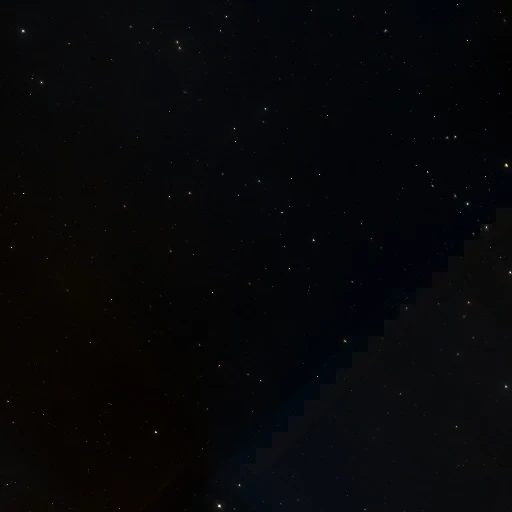
#> input picture tools/tests/fixtures/dss_dirty/Norder4/Dir0/Npix1132.webp, 512 x 512 px, given in place of Npix2635.webp, which was not available
$ python chroma_seam2.py   (older library calls are emulated)
#> lines starting #> are read from the running program, lines starting #| are printed output that depends on the picture; after the words box and inside, x2 and y2 are one past the last pixel; in counts of white or black regions, pixels touching at a corner belong together; pictures that were not available may be replaced by others from this repository, and a replacement may not be noted
#> further down, im is the input picture: shape (512, 512, 3); mean B, G, R 8.9, 7.4, 6.8
### tools/plate_eq/chroma_seam.py
"""Data-driven chroma-edge seam corrector (geometry-independent).

Root cause found: the GetImage winner geometry is offset ~0.4deg from the real
CDS plate boundaries, so all prior seam work corrected the wrong locations.
Fix (built on the user's two insights): subtract L -> real structure lives in L
and vanishes, so a plate boundary is the ONLY straight line in the chroma (R-L,
B-L) gradient. Detect that straight line from the DATA, measure the per-channel
step across it, and membrane-level it AT the true edge.

detect_edges(rgb) -> list of (line, per-channel step, score)
apply_correction(rgb, edges) -> corrected rgb  (per-channel tanh membrane)
CLI: python chroma_seam.py <npix> -> diag8/cseam_<npix>.png (before|after|edges)
"""
import os, sys, numpy as np, cv2
SC = os.environ.get("SCRATCH", os.path.dirname(os.path.abspath(__file__)))

CHROMA_SIG = 8.0      # chroma smoothing to kill star noise
GRAD_PCT = 96.5       # gradient percentile for edge candidates
MIN_LEN = 120         # min straight-line length (px)
BAND = 26.0           # membrane half-width (px); tanh over ~this
STEP_MIN = 1.8        # min |L or chroma step| to bother correcting (DN)
MEDIAN_K = 5          # star-robust median filter for step measurement

def _chroma(rgb):
    R, G, B = rgb[:, :, 0], rgb[:, :, 1], rgb[:, :, 2]
    L = 0.299 * R + 0.587 * G + 0.114 * B
    return L, cv2.GaussianBlur(R - L, (0, 0), CHROMA_SIG), cv2.GaussianBlur(B - L, (0, 0), CHROMA_SIG)

def _merge_lines(segs, ang_tol=6, off_tol=22):
    """cluster Hough segments by (angle, perpendicular offset), keep one per cluster."""
    out = []
    for s in segs:
        x1, y1, x2, y2 = [float(v) for v in s]
        ang = np.degrees(np.arctan2(y2 - y1, x2 - x1)) % 180
        # perpendicular offset of the line from origin
        dx, dy = x2 - x1, y2 - y1
        ln = np.hypot(dx, dy) + 1e-6
        off = (x1 * dy - y1 * dx) / ln
        L = ln
        merged = False
        for o in out:
            if min(abs(o['ang'] - ang), 180 - abs(o['ang'] - ang)) < ang_tol and abs(o['off'] - off) < off_tol:
                if L > o['len']:
                    o.update(ang=ang, off=off, len=L, seg=(x1, y1, x2, y2))
                merged = True; break
        if not merged:
            out.append(dict(ang=ang, off=off, len=L, seg=(x1, y1, x2, y2)))
    return out

# [53 lines left out: functions detect_edges, apply_correction, not called in this run]

def stf(x):
    v = np.clip(x, 0, 255) / 255.0
    a = np.percentile(v, 4); b = max(np.percentile(v, 94), a + 0.02)
    return (np.clip((v - a) / (b - a), 0, 1) ** 0.55 * 255).astype(np.uint8)

# [21 lines that do not run on import are left out]

### tools/plate_eq/chroma_seam2.py
"""Conservative data-driven seam corrector (v2): DC-only, profile-gated.

v1 failed because it measured the step over a WIDE band (d=4..20px) and so
picked up real nebula structure (star-cloud / dust-lane edges ramp to 15-30 DN
away from the line). v2 uses the step-vs-distance PROFILE to keep only true
plate seams:

  * measure per-channel step at a narrow band (d~1.5-3px, ~ the discontinuity)
    and a wide band (d~16-24px, ~ includes real structure)
  * a DC seam is FLAT: |wide-narrow| small vs narrow -> real discontinuity
  * a structure edge RAMPS: wide >> narrow -> skip it entirely
  * correct only FLAT edges, with the NARROW-band step and a NARROW membrane

detect(rgb) -> edges (only flat/DC ones, with narrow-band step)
apply(rgb, edges) -> corrected rgb
CLI: python chroma_seam2.py <npix> -> diag8/cseam2_<npix>.png (before|after|edges)
"""
import os, sys, numpy as np, cv2
from chroma_seam import _chroma, _merge_lines, stf
SC = os.environ.get("SCRATCH", os.path.dirname(os.path.abspath(__file__)))

GRAD_PCT = 96.5
MIN_LEN = 120
NARROW = (1.0, 4.0)     # DC band: right at the discontinuity
WIDE = (14.0, 24.0)     # structure band: far from the line
MEMB = 4.5              # membrane half-width (px) -- narrow, matches a real DC step
DC_MIN = 3.0           # min |DC step| (L or chroma) to bother correcting (DN)
FLAT_FRAC = 0.6        # flat if |ramp| <= max(FLAT_FRAC*|DC|, FLAT_ABS)
FLAT_ABS = 2.5

def _band_step(onseg, d, lo, hi, chans):
    pos = onseg & (d > lo) & (d < hi)
    neg = onseg & (d < -lo) & (d > -hi)
    if pos.sum() < 150 or neg.sum() < 150:
        return None
    return {ch: float(np.median(m[pos]) - np.median(m[neg])) for ch, m in chans}

def detect(rgb):
    L, RL, BL = _chroma(rgb)
    g = np.hypot(cv2.Sobel(RL, cv2.CV_32F, 1, 0, 7), cv2.Sobel(RL, cv2.CV_32F, 0, 1, 7)) \
        + np.hypot(cv2.Sobel(BL, cv2.CV_32F, 1, 0, 7), cv2.Sobel(BL, cv2.CV_32F, 0, 1, 7))
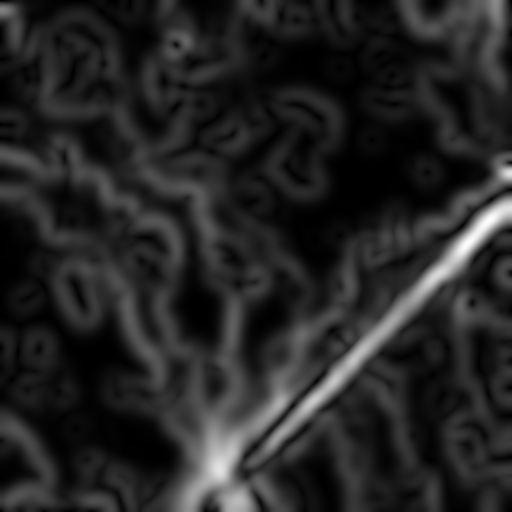
#> g: shape (512, 512) float32; min 0, max 4.19, mean 0.62; drawn with min black and max white
    edm = cv2.dilate((g > np.percentile(g, GRAD_PCT)).astype(np.uint8) * 255, np.ones((3, 3), np.uint8))
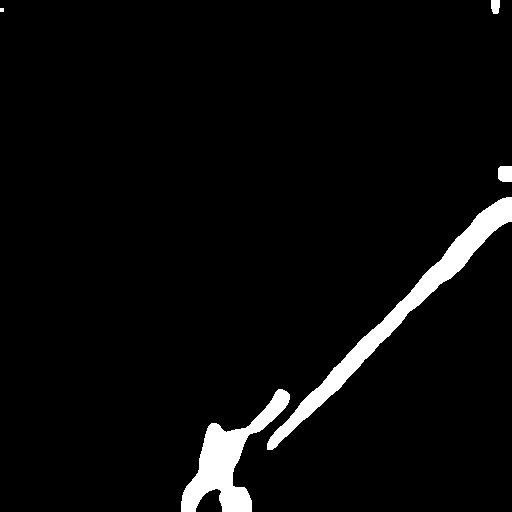
#> edm: shape (512, 512); 4.1% white; 5 white regions (1 under 20 px), largest, box (x1, y1, x2, y2) and area: (267, 197, 512, 450) 5979, (181, 389, 290, 512) 4436, (498, 166, 512, 182) 214, (491, 0, 500, 14) 112
    lines = cv2.HoughLinesP(edm, 1, np.pi / 360, threshold=45, minLineLength=MIN_LEN, maxLineGap=50)
#> lines = 21 rows, first 6: [295, 410, 508, 197], [221, 490, 511, 200], [219, 496, 511, 204], [219, 500, 511, 208], [220, 502, 511, 211], [220, 489, 511, 198]
    if lines is None:
        return []
    clusters = _merge_lines(lines.reshape(-1, 4))
#> the loop in _merge_lines, `for s in segs:` made 21 passes
#> (x1, y1, x2, y2, ang, dx, dy, ln) on passes 1 to 12: (295, 410, 508, 197, 135, 213, -213, 301.2), (221, 490, 511, 200, 135, 290, -290, 410.1), (219, 496, 511, 204, 135, 292, -292, 413), (219, 500, 511, 208, 135, 292, -292, 413), (220, 502, 511, 211, 135, 291, -291, 411.5), (220, 489, 511, 198, 135, 291, -291, 411.5), (333, 368, 503, 198, 135, 170, -170, 240.4), (220, 500, 511, 209, 135, 291, -291, 411.5), (220, 493, 511, 202, 135, 291, -291, 411.5), (219, 495, 511, 203, 135, 292, -292, 413), (218, 489, 510, 197, 135, 292, -292, 413), (219, 498, 511, 206, 135, 292, -292, 413)
#> after the loop in _merge_lines, `for s in segs:`: o = {'ang': 135, 'off': -499.2, 'len': 444.1, 'seg': (195, 511, 509, 197)}; out = 2 items
#> clusters = 2 items
    chans = [(ch, cv2.medianBlur(rgb[:, :, i].astype(np.uint8), 5).astype(np.float32))
             for i, ch in enumerate('RGB')]
#> chans = 3 items
    H, W = L.shape
#> H = 512; W = 512
    yy, xx = np.mgrid[0:H, 0:W]
    edges = []
    for c in clusters:
        x1, y1, x2, y2 = c['seg']
        dx, dy = x2 - x1, y2 - y1
        ln = np.hypot(dx, dy) + 1e-6
        if ln < MIN_LEN:
            continue
        nx, ny = -dy / ln, dx / ln
        d = (xx - x1) * nx + (yy - y1) * ny
        tpar = ((xx - x1) * dx + (yy - y1) * dy) / (ln * ln)
        onseg = (tpar > 0.0) & (tpar < 1.0)
        sN = _band_step(onseg, d, *NARROW, chans)
        sW = _band_step(onseg, d, *WIDE, chans)
        if sN is None or sW is None:
            continue
        dcL = 0.299 * sN['R'] + 0.587 * sN['G'] + 0.114 * sN['B']
        wideL = 0.299 * sW['R'] + 0.587 * sW['G'] + 0.114 * sW['B']
        ramp = wideL - dcL
        dcchr = abs(sN['R'] - dcL) + abs(sN['B'] - dcL)
        flat = abs(ramp) <= max(FLAT_FRAC * abs(dcL), FLAT_ABS)
        strong = abs(dcL) >= DC_MIN or dcchr >= DC_MIN
        keep = flat and strong
        edges.append(dict(seg=c['seg'], nx=nx, ny=ny, x0=x1, y0=y1, dx=dx, dy=dy, ln=ln,
                          step=sN, dL=dcL, ramp=ramp, dchr=dcchr, keep=keep,
                          verdict="SEAM" if keep else ("weak" if flat else "structure")))
#> this loop made 2 passes
#> (x1, y1, x2, y2, dx, dy, ln, nx) on passes 1 to 2: (195, 511, 509, 197, 314, -314, 444.1, 0.707), (183, 511, 278, 389, 95, -122, 154.6, 0.789)
#> pass 1, in detect, `d = (xx - x1) * nx + (yy - y1) * ny`:
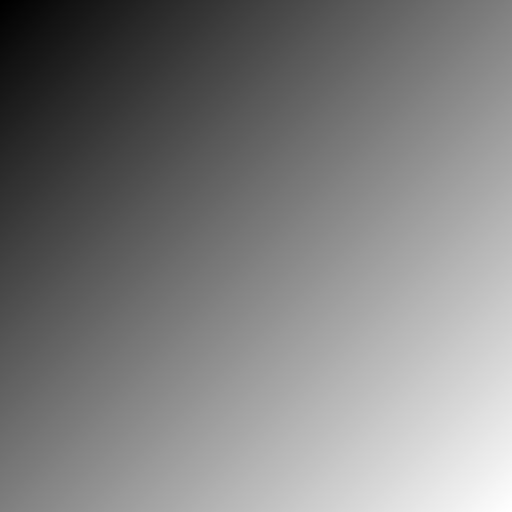
#> d: shape (512, 512) float64; min -499.2, max 223.4, mean -137.9; drawn with min black and max white
#> pass 1, in detect, `tpar = ((xx - x1) * dx + (yy - y1) * dy) / (ln * ln)`:
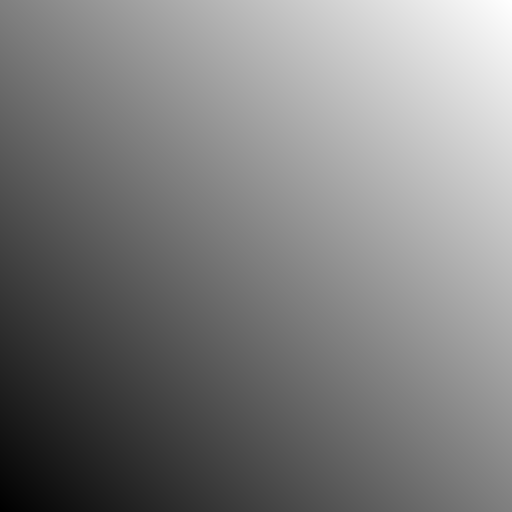
#> tpar: shape (512, 512) float64; min -0.311, max 1.32, mean 0.503; drawn with min black and max white
#> after the loop:
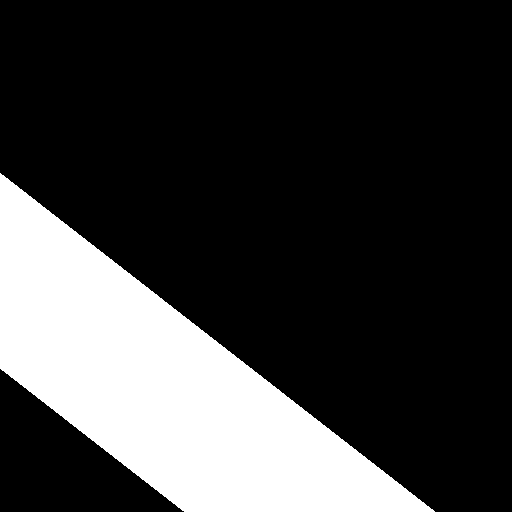
#> onseg: shape (512, 512) bool; 23.2% white; 1 white region, box (x1, y1, x2, y2) and area: (0, 173, 435, 512) 60748
#> after the loop, edges = 2 items
    edges.sort(key=lambda e: -abs(e['dL']))
    return edges

def apply(rgb, edges, band=MEMB):
    H, W = rgb.shape[:2]
    yy, xx = np.mgrid[0:H, 0:W].astype(np.float32)
    out = rgb.astype(np.float32).copy()
    for e in edges:
        if not e['keep']:
            continue
        d = (xx - e['x0']) * e['nx'] + (yy - e['y0']) * e['ny']
        tpar = ((xx - e['x0']) * e['dx'] + (yy - e['y0']) * e['dy']) / (e['ln'] ** 2)
        walong = np.clip(1.5 - np.abs(tpar - 0.5) * 2.0, 0, 1)
        prof = np.tanh(d / (band * 0.6)) * walong
        for ci, ch in enumerate('RGB'):
            out[:, :, ci] -= 0.5 * e['step'][ch] * prof
    return np.clip(out, 0, 255)

if __name__ == "__main__":
    npix = int(sys.argv[1]) if len(sys.argv) > 1 else 2635
    im = cv2.imread(f"apps/skydata/surveys/dss-clean/Norder4/Dir0/Npix{npix}.webp")
    rgb = im[:, :, ::-1].astype(np.float32)
    edges = detect(rgb)
#> edges = 2 items
    ncorr = sum(e['keep'] for e in edges)
#> ncorr = 0
    print("tile %d: %d candidate lines, %d classified as correctable DC seams" % (npix, len(edges), ncorr))
#| tile 2635: 2 candidate lines, 0 classified as correctable DC seams
    for e in edges:
        x1, y1, x2, y2 = [int(v) for v in e['seg']]
        print("  seg(%d,%d,%d,%d) len=%.0f  DC_L=%+.1f chr=%.1f ramp=%+.1f  -> %s"
              % (x1, y1, x2, y2, e['ln'], e['dL'], e['dchr'], e['ramp'], e['verdict']))
#> this loop made 2 passes
#> (x1, y1, x2, y2) on passes 1 to 2: (195, 511, 509, 197), (183, 511, 278, 389)
#|   seg(195,511,509,197) len=444  DC_L=+2.1 chr=1.0 ramp=+5.1  -> structure
#|   seg(183,511,278,389) len=155  DC_L=+0.0 chr=0.0 ramp=+4.1  -> structure
    before = stf(rgb[:, :, ::-1])
#> in stf, `a = np.percentile(v, 4)`: a = 0.00392
#> in stf, `b = max(np.percentile(v, 94), a + 0.02)`: b = 0.0549
#> in stf, `return (np.clip((v - a) / (b - a), 0, 1) ** 0.55 * 255).astype(np.uint8)`:
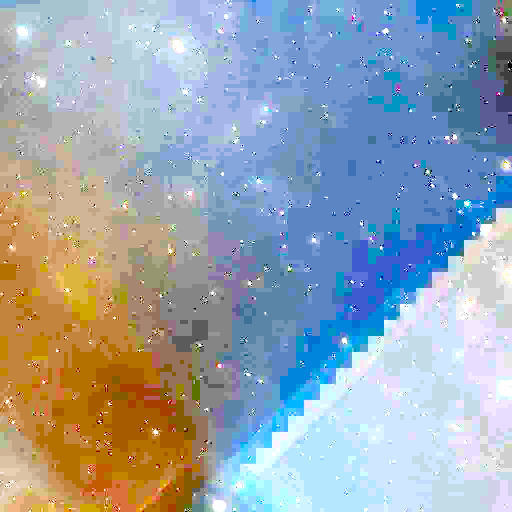
#> returned value: shape (512, 512, 3); mean of channels 0, 1, 2 175.7, 164.6, 152; drawn as B, G, R
    sep = np.full((512, 5, 3), 80, np.uint8)
    panels = [before, sep]
    for bw in (4.5, 8.0, 12.0):
        after = stf(apply(rgb, edges, band=bw)[:, :, ::-1])
        cv2.putText(after, "band=%.0f" % bw, (6, 22), 0, 0.7, (0, 255, 255), 2)
        panels += [after, sep]
#> after the loop, panels = 8 items
    panel = np.hstack(panels[:-1])
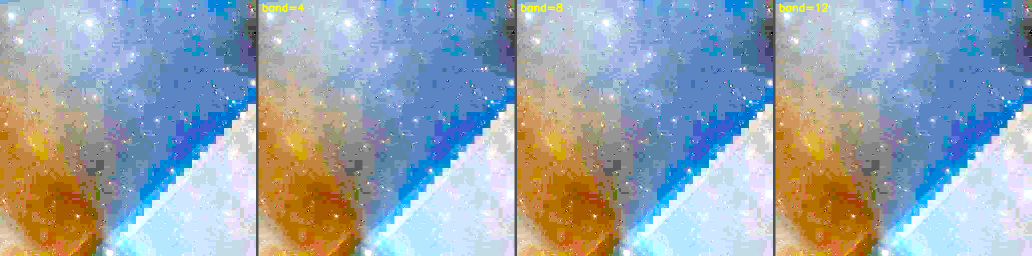
#> panel: shape (512, 2063, 3) (shown at 1/2 size); mean of channels 0, 1, 2 174.6, 164.1, 151.6; drawn as B, G, R
    os.makedirs(SC + "/diag8", exist_ok=True)
    cv2.imwrite(SC + f"/diag8/cseam2_{npix}.png", panel)
    print("wrote diag8/cseam2_%d.png (before | band4.5 | band8 | band12)" % npix)

$ run again, on tools/tests/fixtures/dss_dirty/Norder4/Dir0/Npix1352.webp
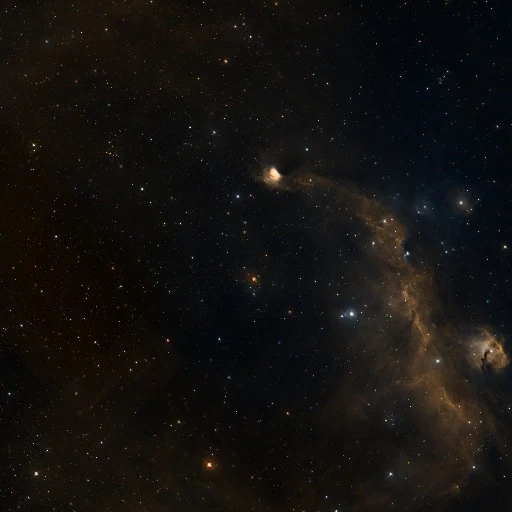
#> input picture tools/tests/fixtures/dss_dirty/Norder4/Dir0/Npix1352.webp, 512 x 512 px, given in place of Npix3.webp, which was not available
#> im is the input picture: shape (512, 512, 3); mean B, G, R 15.6, 17.8, 20.1
#> in detect, `edm = cv2.dilate((g > np.percentile(g, GRAD_PCT)).astype(np.uint8) * 2..`:
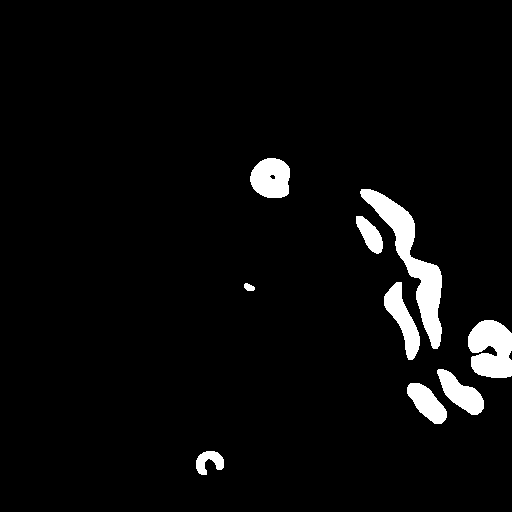
#> edm: shape (512, 512); 4.2% white; 9 white regions, largest, box (x1, y1, x2, y2) and area: (360, 189, 442, 349) 3405, (468, 320, 512, 378) 2052, (250, 158, 290, 198) 1289
#> lines = 53 rows, first 6: [365, 189, 492, 377], [393, 201, 442, 387], [366, 219, 434, 423], [397, 204, 449, 398], [403, 208, 455, 403], [406, 211, 458, 405]
#> the loop in _merge_lines, `for s in segs:` made 53 passes
#> (x1, y1, x2, y2, ang, dx, dy, ln) on passes 1 to 8: (365, 189, 492, 377, 55.96, 127, 188, 226.9), (393, 201, 442, 387, 75.24, 49, 186, 192.3), (366, 219, 434, 423, 71.57, 68, 204, 215), (397, 204, 449, 398, 75, 52, 194, 200.8), (403, 208, 455, 403, 75.07, 52, 195, 201.8), (406, 211, 458, 405, 75, 52, 194, 200.8), (396, 203, 446, 395, 75.4, 50, 192, 198.4), (356, 221, 510, 375, 45, 154, 154, 217.8)
#> after the loop in _merge_lines, `for s in segs:`: o = {'ang': 51.84, 'off': 171.8, 'len': 231.5, 'seg': (367, 189, 510, 371)}; out = 10 items
#> chans = 3 items
#> the loop in detect, `for c in clusters:` made 10 passes
#> (x1, y1, x2, y2, dx, dy, ln, nx) on passes 1 to 6: (367, 189, 510, 371, 143, 182, 231.5, -0.786), (408, 212, 462, 408, 54, 196, 203.3, -0.964), (361, 189, 441, 422, 80, 233, 246.4, -0.946), (356, 221, 510, 375, 154, 154, 217.8, -0.707), (366, 189, 511, 374, 145, 185, 235.1, -0.787), (361, 230, 511, 341, 150, 111, 186.6, -0.595)
#| tile 3: 10 candidate lines, 0 classified as correctable DC seams
#> the loop `for e in edges:` made 10 passes
#|   seg(361,230,511,341) len=187  DC_L=+9.4 chr=9.5 ramp=+10.4  -> structure
#|   seg(365,194,511,362) len=223  DC_L=+8.3 chr=10.0 ramp=+17.3  -> structure
#|   seg(360,231,510,348) len=190  DC_L=+8.1 chr=11.0 ramp=+14.8  -> structure
#|   seg(363,189,489,376) len=225  DC_L=+6.6 chr=5.5 ramp=+12.7  -> structure
#|   seg(367,189,510,371) len=231  DC_L=+5.6 chr=10.0 ramp=+19.4  -> structure
#> (further printed lines are left out)
#> `panel = np.hstack(panels[:-1])`:
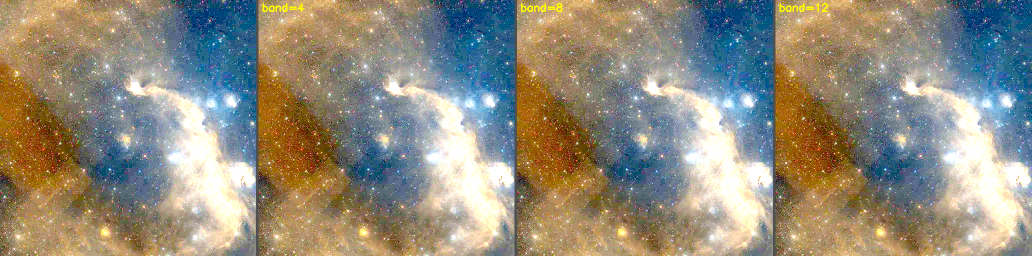
#> panel: shape (512, 2063, 3) (shown at 1/2 size); mean of channels 0, 1, 2 124.6, 140, 145.7; drawn as B, G, R

$ run again, on tools/tests/fixtures/dss_dirty/Norder4/Dir0/Npix1354.webp
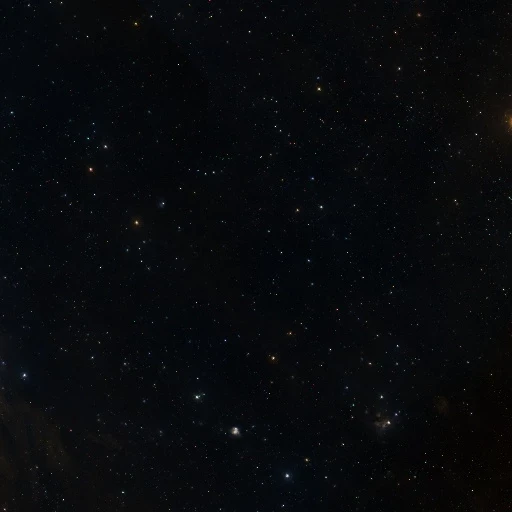
#> input picture tools/tests/fixtures/dss_dirty/Norder4/Dir0/Npix1354.webp, 512 x 512 px, given in place of Npix3.webp, which was not available
#> im is the input picture: shape (512, 512, 3); mean B, G, R 12.4, 9.8, 7.8
#> edm: shape (512, 512); 4.3% white; 22 white regions (1 under 20 px), largest, box (x1, y1, x2, y2) and area: (0, 374, 75, 458) 2006, (477, 89, 512, 161) 1911, (121, 206, 153, 244) 1021
#> lines = None
#> edges = []
#> ncorr = 0
#| tile 3: 0 candidate lines, 0 classified as correctable DC seams
#> a = 0.0157
#> b = 0.0627
#> after the loop `for bw in (4.5, 8.0, 12.0):`: panels = 8 items
#> `panel = np.hstack(panels[:-1])`:
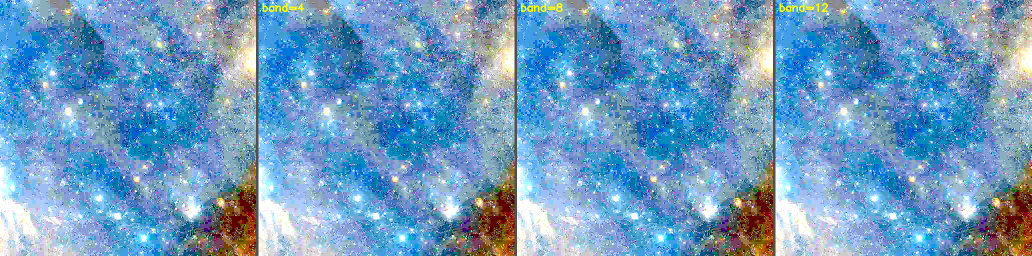
#> panel: shape (512, 2063, 3) (shown at 1/2 size); mean of channels 0, 1, 2 193.3, 155.1, 111.1; drawn as B, G, R
